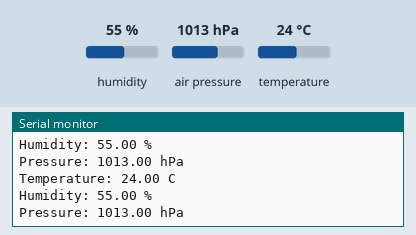
This sketch was run on a simulated Arduino Uno, built with avr-gcc and run on an emulated ATmega328P. Parts: the last lines printed to the serial monitor. The test bench sets the inputs (shaded band); at power-on: humidity 55 %, air pressure 1013 hPa, temperature 24 °C.

Above: at 10.8 s.
10.9 s: humidity set to 22 %
At 16.0 s:
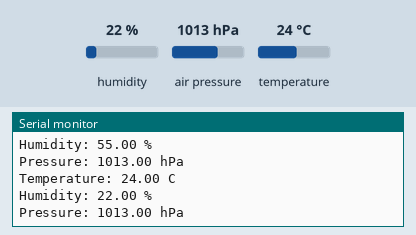
18.4 s: air pressure set to 952 hPa
At 21.2 s:
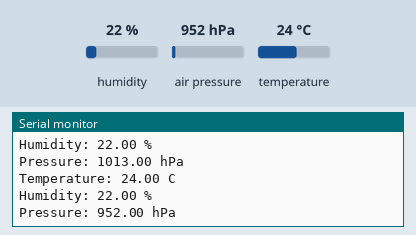
25.9 s: temperature set to 12 °C
At 31.6 s:
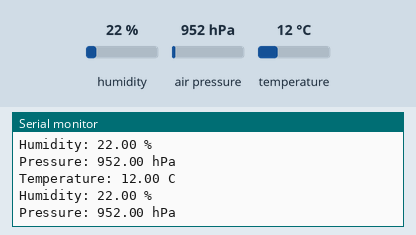

The sketch:

BME280_Barometer_Sensor.ino
```cpp
#include <Adafruit_Sensor.h>
#include <Adafruit_BME280.h>

#define ALTITUDE 0
Adafruit_BME280 bme;
float temperature;
float humidity;
float pressure;

void setup(void) {
  Serial.begin(9600);
  bool status;
  status = bme.begin(0x76);
}

void loop() {
  delay(5000);

  getTemperature();
  String temperatureString1 = "Temperature: ";
  String temperatureString2 = " C";
  String temperatureValueString = String(temperature,2);
  String temperatureData = temperatureString1 + temperatureValueString + temperatureString2;
  Serial.println(temperatureData);

  getHumidity();
  String humidityString1 = "Humidity: ";
  String humidityString2 = " %";
  String humidityValueString = String(humidity,2);
  String humidityData = humidityString1 + humidityValueString + humidityString2;
  Serial.println(humidityData);

  getPressure();
  String pressureString1 = "Pressure: ";
  String pressureString2 = " hPa";
  String pressureValueString = String(pressure,2);
  String pressureData = pressureString1 + pressureValueString + pressureString2;
  Serial.println(pressureData);
}

float getTemperature() {
  temperature = bme.readTemperature();
}
float getHumidity() {
  humidity = bme.readHumidity();
}
float getPressure() {
  pressure = bme.readPressure();
  pressure = bme.seaLevelForAltitude(ALTITUDE,pressure);
  pressure = pressure/100.0F;
}
```

Measured:
- after the input at 10.9 s, the serial monitor: prints a new line after 4.1 s (image 1)
- after the input at 18.4 s, the serial monitor: prints a new line after 1.7 s (image 2)
- after the input at 25.9 s, the serial monitor: prints a new line after 4.1 s (image 3)
